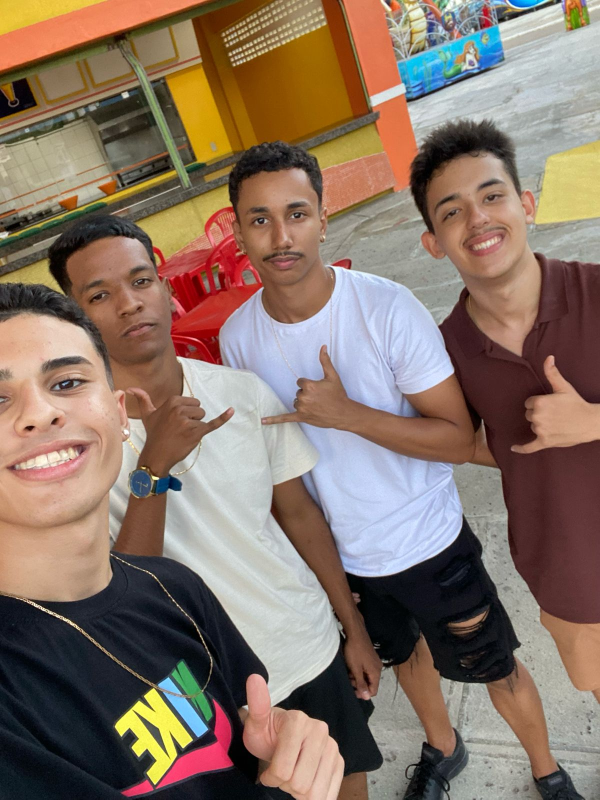
#> input picture imagens/42dfaeb1-90bc-48f1-8af0-6f5eb7945fa4.jpg, 1200 x 1599 px, found by its file name (shown at 1/2 size)
$ python main.py
#> lines starting #> are read from the running program, lines starting #| are printed output that depends on the picture; after the words box and inside, x2 and y2 are one past the last pixel; in counts of white or black regions, pixels touching at a corner belong together
import cv2  #openCV
import numpy as np

#Agente treinado para Reconhecimento de face
detector_facial = cv2.CascadeClassifier('C:/Users/danie/Documents/Projetos/CursoFaceID/haarcascade_frontalface_default.xml')
#Detecta olhos
detector_olhos = cv2.CascadeClassifier('C:/Users/danie/Documents/Projetos/CursoFaceID/haarcascade_eye.xml')

#Armazenando a imagem em uma variavel
caminho_imagem = r"C:\Users\danie\Documents\Projetos\CursoFaceID\imagens\42dfaeb1-90bc-48f1-8af0-6f5eb7945fa4.jpg"

imagem = cv2.imread(caminho_imagem)
#> imagem is the input picture: shape (1599, 1200, 3); mean B, G, R 102.4, 115.9, 136
'''print(f"{imagem.shape} = 5.644.800 Px, Cor original com 3 canais de cores")'''
imagem_cinza = cv2.cvtColor(imagem, cv2.COLOR_BGR2GRAY)#convertendo do formato rgb para o cinza
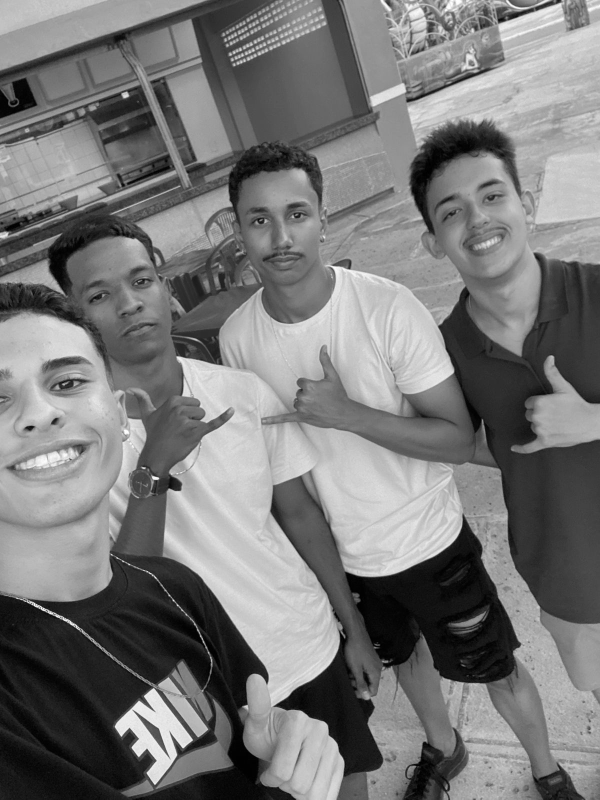
#> imagem_cinza: shape (1599, 1200) (shown at 1/2 size); min 0, max 255, mean 120.4
'''print(f"{imagem_cinza.shape} = 1.881.600 Px, formato em escala de cinza 1 canal")'''


#percorre a imagem procurando uma Face
deteccoes = detector_olhos.detectMultiScale(imagem_cinza, scaleFactor=1.3, minNeighbors=4)
#> deteccoes = [[956, 371, 52, 52], [495, 418, 49, 49], [173, 572, 45, 45], [565, 403, 54, 54], [878, 405, 50, 50], [256, 538, 51, 51], [85, 733, 77, 77]]
#scalefactor = 1.05 lento mas mais preciso 1.3 mais rapido mas menos preciso
#minNeighbors = número minimo de vizinhos que uma faze precisa ter, 3 mais falsos positivos / 5 menos falsos positivos
#minSize define o tamanho mínimo que um rosto pode ter para ser detectado.

#Mostra as possiveis faces da imagem com X,Y,W,H
for (x,y,w,h) in deteccoes:
    print(f"Póssiveis Faces (X-{x}) (Y-{y}) (W-{w}) (H-{h})")
    cv2.rectangle(imagem, (x, y), (x + w, y + h), (0, 255, 255), 3)
#> this loop made 7 passes
#| Póssiveis Faces (X-956) (Y-371) (W-52) (H-52)
#| Póssiveis Faces (X-495) (Y-418) (W-49) (H-49)
#| Póssiveis Faces (X-173) (Y-572) (W-45) (H-45)
#| Póssiveis Faces (X-565) (Y-403) (W-54) (H-54)
#| Póssiveis Faces (X-878) (Y-405) (W-50) (H-50)
#| Póssiveis Faces (X-256) (Y-538) (W-51) (H-51)
#| Póssiveis Faces (X-85) (Y-733) (W-77) (H-77)
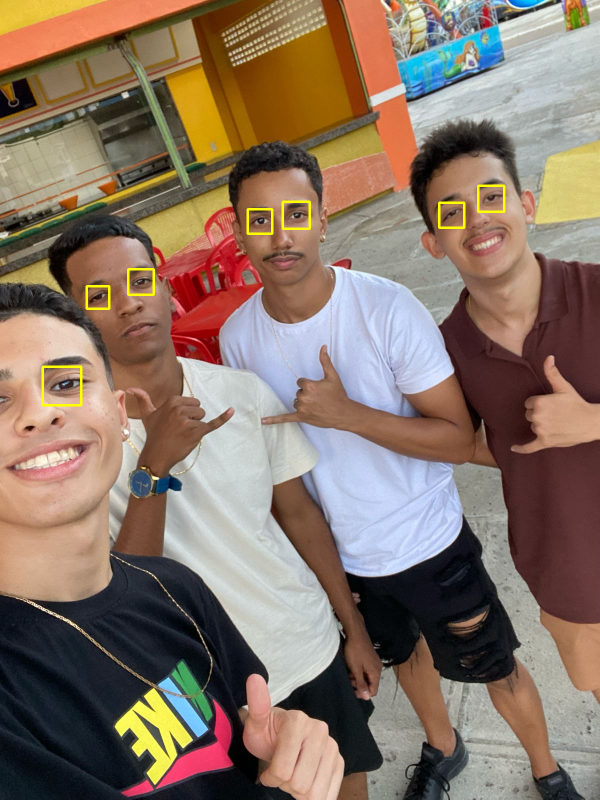
#> imagem: shape (1599, 1200, 3) (shown at 1/2 size); 0.39% of pixels changed, all inside (x1, y1, x2, y2) = (83, 369, 1011, 813)

#mostrar a imagem com o reconhecimento do rosto
imagem_redimensionada = cv2.resize(imagem,(600, 400),3)
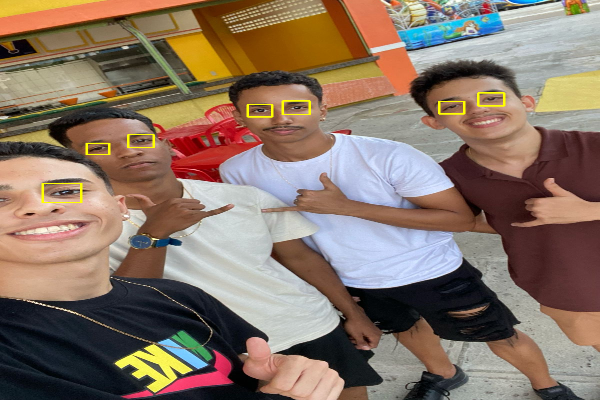
#> imagem_redimensionada: shape (400, 600, 3); mean B, G, R 101.9, 116.3, 136.3
cv2.imshow("Imagem Redimencionada", imagem_redimensionada)
cv2.waitKey(0)
cv2.destroyAllWindows()

print(f"Existem {len(deteccoes)} Possiveis Faces")#Retorna a quantidade de deteccoes de face na imagem
#| Existem 7 Possiveis Faces

$ run again, with imagens/3pessoas.jpg copied over imagens/42dfaeb1-90bc-48f1-8af0-6f5eb7945fa4.jpg
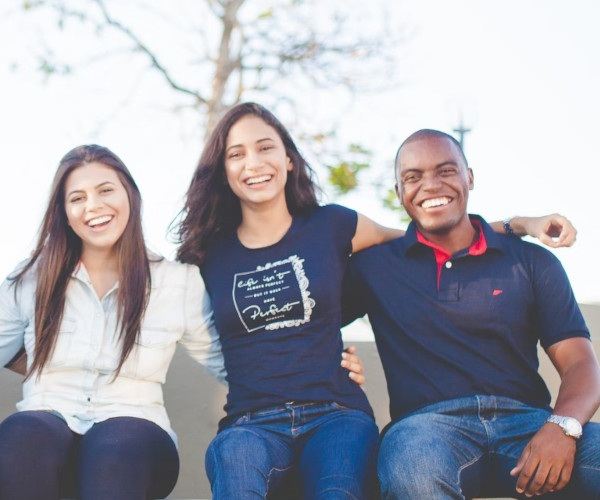
#> input picture imagens/3pessoas.jpg, 600 x 500 px, found by its file name
#> imagem is the input picture: shape (500, 600, 3); mean B, G, R 172.9, 163.2, 162.9
#> `imagem_cinza = cv2.cvtColor(imagem, cv2.COLOR_BGR2GRAY)#convertendo do..`:
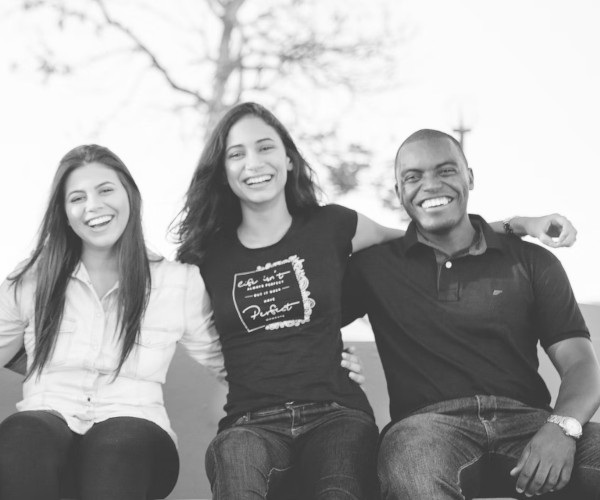
#> imagem_cinza: shape (500, 600); min 44, max 255, mean 164.2
#> deteccoes = [[254, 137, 21, 21], [226, 142, 22, 22]]
#> the loop `for (x,y,w,h) in deteccoes:` made 2 passes
#> (printed output is left out)
#> `imagem_redimensionada = cv2.resize(imagem,(600, 400),3)`:
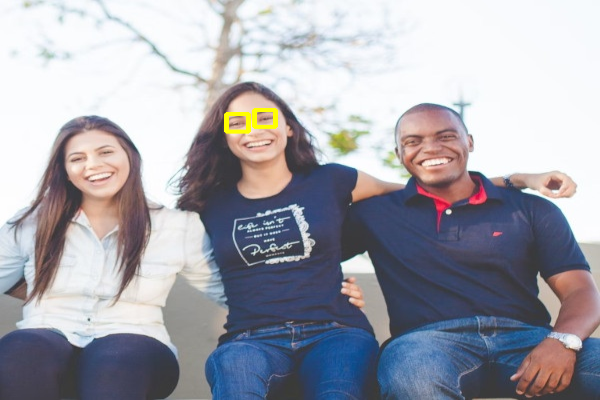
#> imagem_redimensionada: shape (400, 600, 3); mean B, G, R 172.4, 163.4, 163
#| Existem 2 Possiveis Faces

$ run again, with imagens/Pessoas.jpg copied over imagens/42dfaeb1-90bc-48f1-8af0-6f5eb7945fa4.jpg
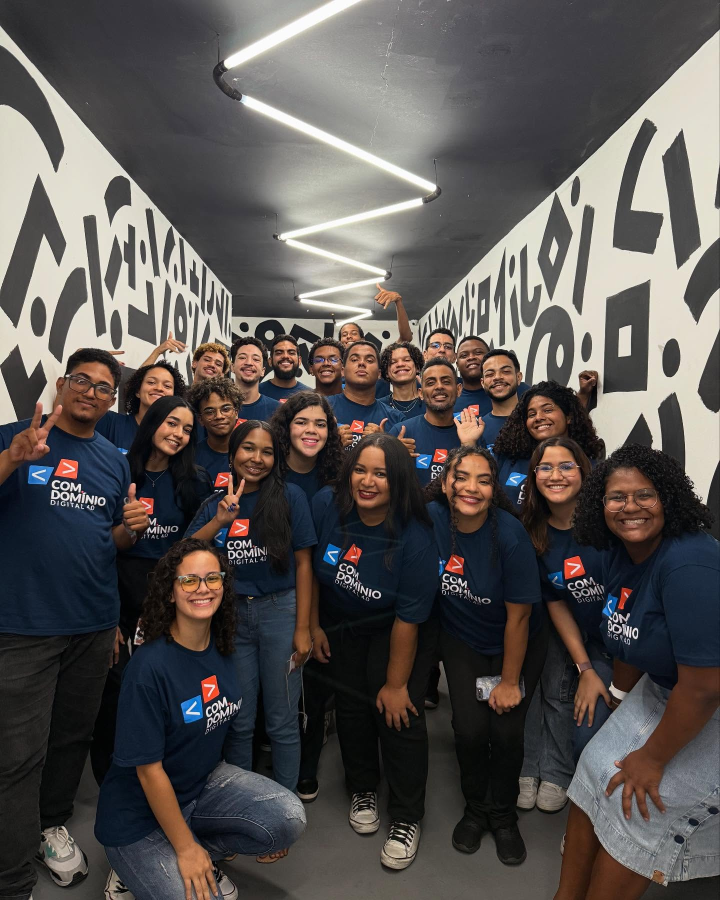
#> input picture imagens/Pessoas.jpg, 1440 x 1800 px, found by its file name (shown at 1/2 size)
#> imagem is the input picture: shape (1800, 1440, 3); mean B, G, R 81.4, 83.2, 87.5
#> `imagem_cinza = cv2.cvtColor(imagem, cv2.COLOR_BGR2GRAY)#convertendo do..`:
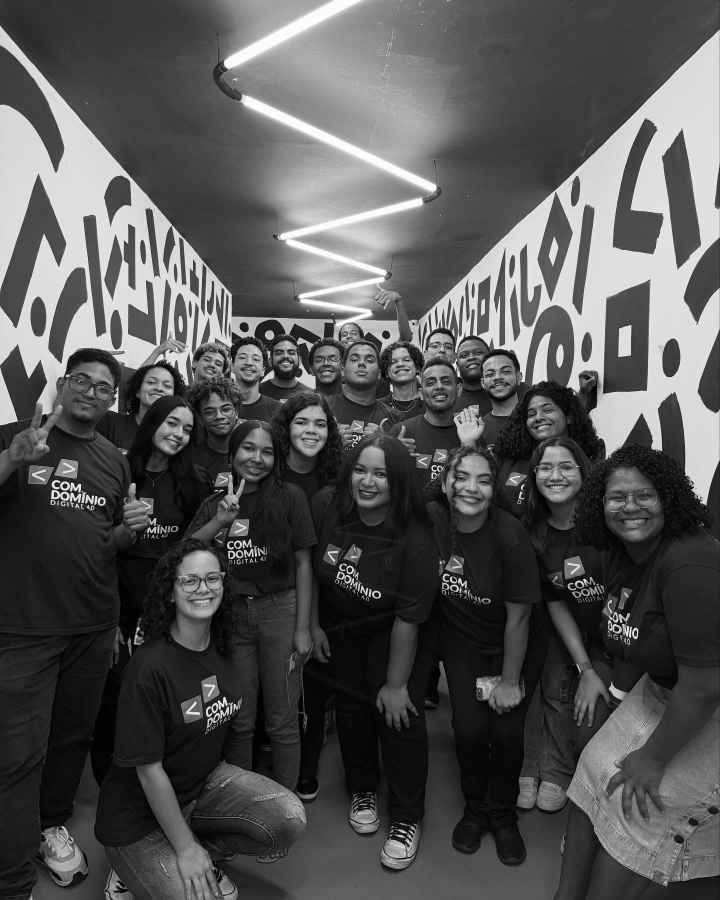
#> imagem_cinza: shape (1800, 1440) (shown at 1/2 size); min 0, max 255, mean 84.3
#> deteccoes = [[485, 886, 24, 24], [746, 938, 22, 22]]
#> the loop `for (x,y,w,h) in deteccoes:` made 2 passes
#> (printed output is left out)
#> `imagem_redimensionada = cv2.resize(imagem,(600, 400),3)`:
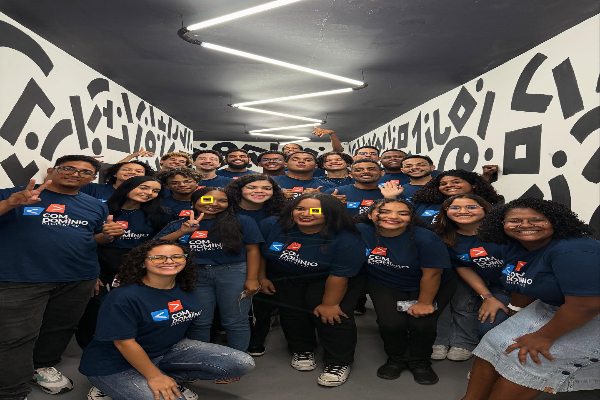
#> imagem_redimensionada: shape (400, 600, 3); mean B, G, R 81.3, 83.2, 87.4
#| Existem 2 Possiveis Faces

$ run again, with imagens/rostos_diversos.jpg copied over imagens/42dfaeb1-90bc-48f1-8af0-6f5eb7945fa4.jpg
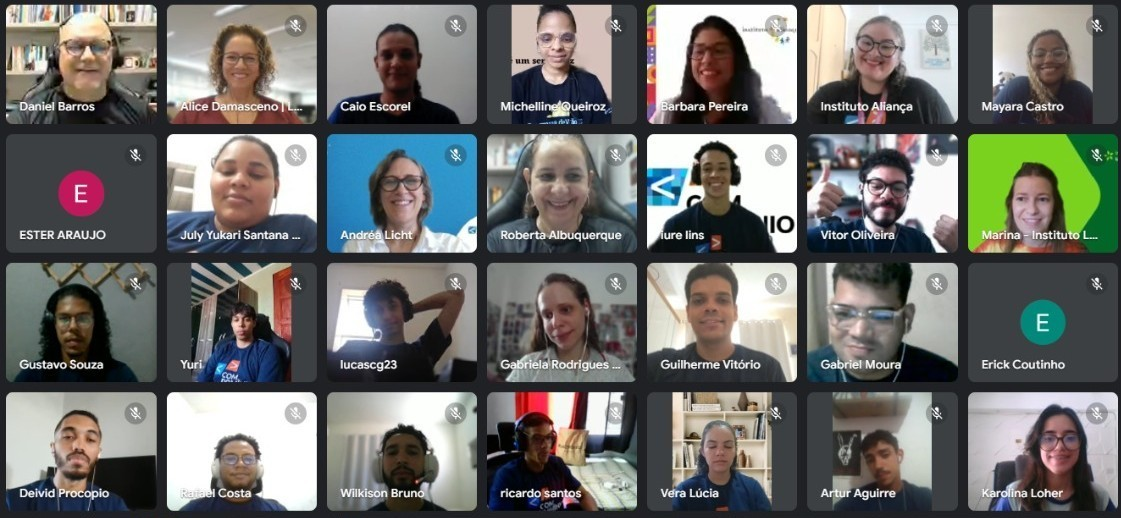
#> input picture imagens/rostos_diversos.jpg, 1121 x 518 px, found by its file name
#> imagem is the input picture: shape (518, 1121, 3); mean B, G, R 108.8, 111.7, 111
#> deteccoes = [[562, 166, 20, 20], [120, 397, 27, 27]]
#> the loop `for (x,y,w,h) in deteccoes:` made 2 passes
#> (printed output is left out)
#> after the loop `for (x,y,w,h) in deteccoes:`:
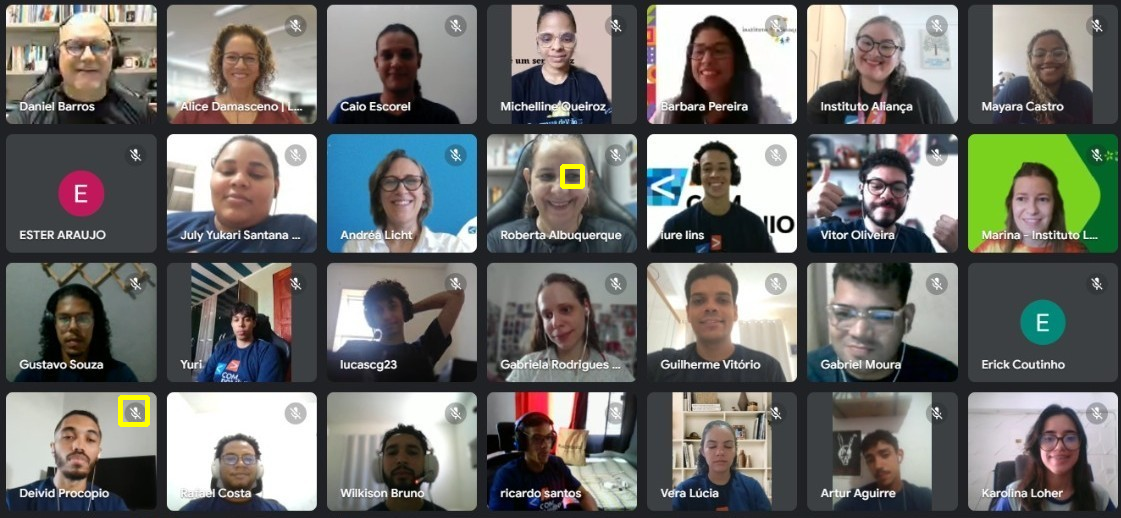
#> imagem: shape (518, 1121, 3); 0.16% of pixels changed, all inside (x1, y1, x2, y2) = (118, 164, 585, 427)
#> `imagem_redimensionada = cv2.resize(imagem,(600, 400),3)`:
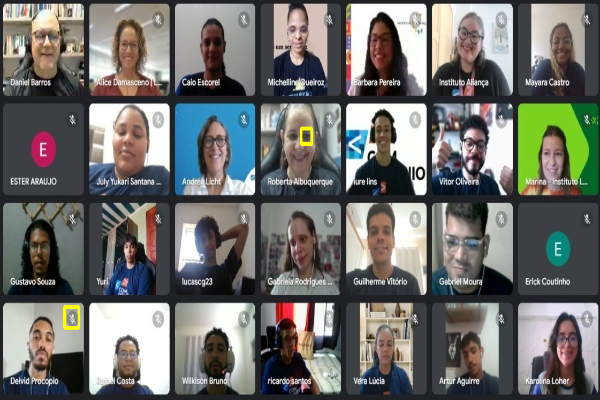
#> imagem_redimensionada: shape (400, 600, 3); mean B, G, R 108.6, 111.9, 111.2
#| Existem 2 Possiveis Faces
